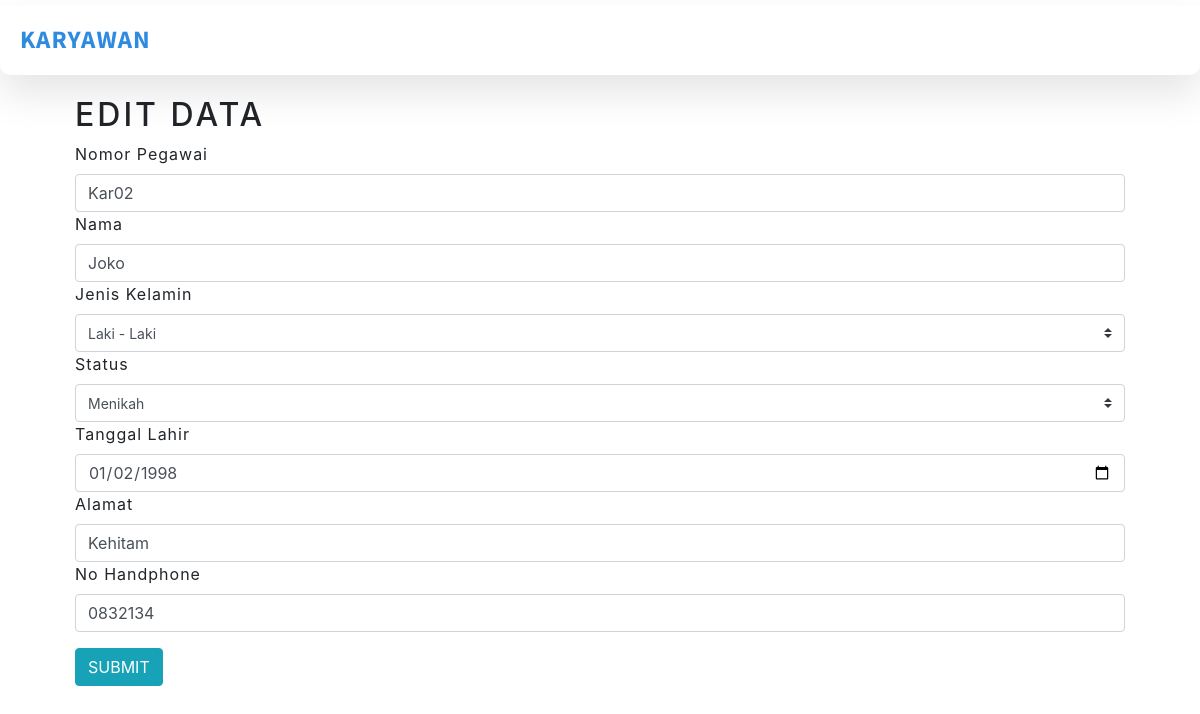
Page /karyawan/edit/2 on the committed database.
### tables this page shows
CREATE TABLE `karyawan` (
  `id` int(11) NOT NULL,
  `no_pegawai` varchar(255) NOT NULL,
  `nama` varchar(255) NOT NULL,
  `jk` varchar(255) NOT NULL,
  `status` varchar(255) NOT NULL,
  `tgllahir` varchar(255) NOT NULL,
  `alamat` varchar(255) NOT NULL,
  `nohp` varchar(255) NOT NULL
);

### application/controllers/Karyawan.php (called while the page is built, shortened)
<?php
class Karyawan extends CI_Controller{
		public function edit($id){
			$data['title'] = 'Edit Data';
			$where = array('id' =>$id);
			$data['karyawan'] = $this->karyawan_model->edit_data($where, 'karyawan')->result();
			$this->load->view('templates/header');
			$this->load->view('karyawan/edit', $data);
			$this->load->view('templates/footer');
		}
	}

### index.php (called while the page is built, shortened)
<?php
require_once BASEPATH.'core/CodeIgniter.php';

### application/models/Karyawan_model.php (called while the page is built, shortened)
<?php
class Karyawan_model extends CI_Model{
		public function edit_data($where,$table){
			return $this->db->get_where($table,$where);
		}
	}

### application/views/karyawan/edit.php (the view, shortened to what this page needs)
<div class="container-fluid">
	<h2><?= $title; ?></h2>
	<?php foreach ($karyawan as $row ) : ?>
		<form action="<?php echo base_url(). 'karyawan/update'; ?>" method="post">
	<div class="form-group">
    <label>Nomor Pegawai</label>
	<input type="text" class="form-control" name="no_pegawai" placeholder="Nomor Pegawai" value="<?php echo $row->no_pegawai ?>">
    <label>Nama</label>
	<input type="text" class="form-control" name="nama" placeholder="Nama" value="<?php echo $row->nama ?>">
    <label>Jenis Kelamin</label>
    <select class="custom-select", name="jk">
        <?php if ($row->jk == "Laki - Laki"): ?>
        <option selected value="Laki - Laki">Laki - Laki</option>
        <?php endif ?>
    </select>
    <label>Status</label>
	<select class="custom-select", name="status">
        <?php if ($row->status == "Menikah"): ?>
        <option selected value="Menikah">Menikah</option>
        <?php endif ?>
    </select>
    <label>Tanggal Lahir</label>
	<input type="date" class="form-control" name="tgllahir" placeholder="Tanggal Lahir" value="<?php echo $row->tgllahir ?>">
    <label>Alamat</label>
	<input type="text" class="form-control" name="alamat" placeholder="Alamat" value="<?php echo $row->alamat ?>">
    <label>No Handphone</label>
	<input type="text" class="form-control" name="nohp" placeholder="Alamat" value="<?php echo $row->nohp ?>">
	</div>
	<button type="submit" class="btn btn-info">Submit</button>
	</form>
	<?php endforeach; ?>

### application/views/templates/header.php (style rules this page uses)
* { margin: 0; padding: 0; box-sizing: border-box; }
body { width: 100%; height: 100vh; }

### rows in the picture
karyawan: no_pegawai "Kar02", nama "Joko", jk "Laki - Laki", status "Menikah", tgllahir "01/02/1998", alamat "Kehitam", nohp "0832134"

### other values in the picture
$title "EDIT DATA"
